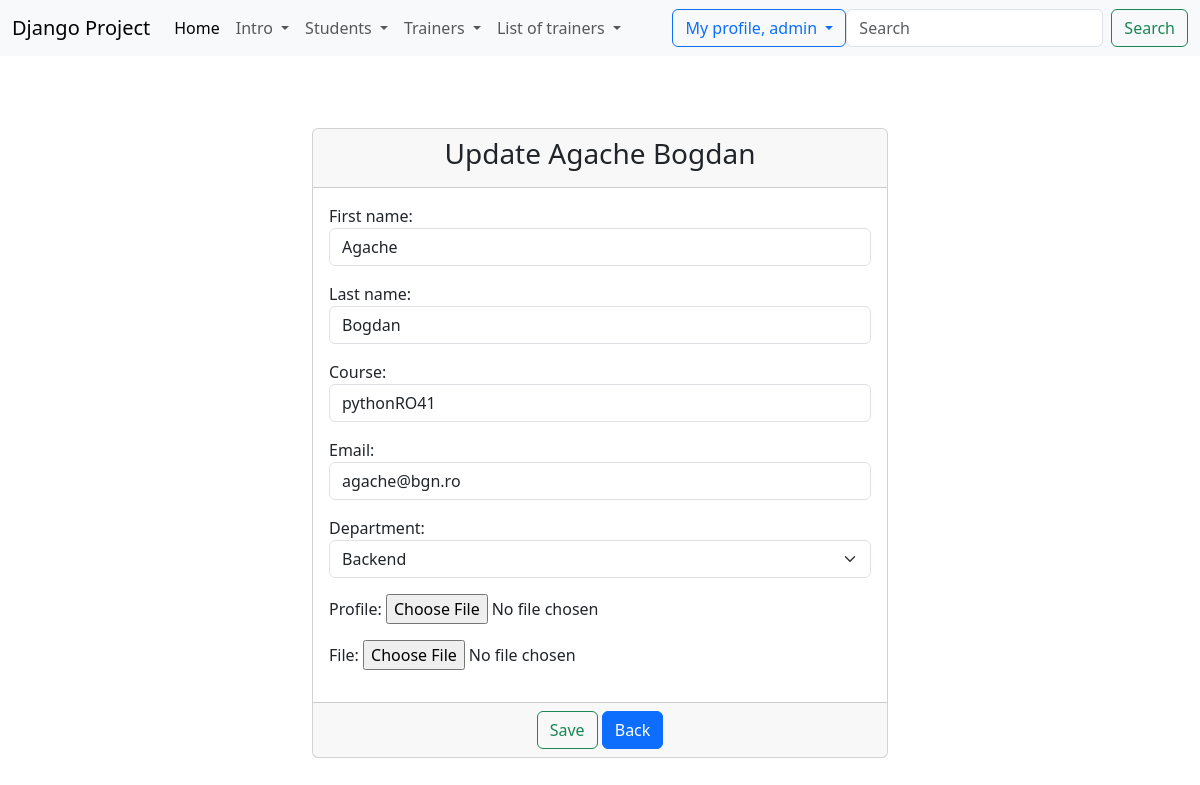
/update_trainer/1/ (signed in), run on the app's committed database.
### trainer/models.py (models this page shows)
class Trainer(models.Model):
    dep_options = [('bck', 'Backend'), ('frt', 'Frontend'), ('ntw', 'Network')]
    first_name = models.CharField(max_length=20)
    last_name = models.CharField(max_length=20)
    course = models.CharField(max_length=40)
    email = models.EmailField(max_length=50)
    department = models.CharField(choices=dep_options, max_length=6)
    active = models.BooleanField(default=True)
    profile = models.ImageField(upload_to='profiles/', null=True, blank=True)
    file = models.FileField(upload_to='files/', null=True, blank=True)
    created_at = models.DateTimeField(auto_now_add=True)  # auto-now_add salveaza data si ora de creere
    updated_at = models.DateTimeField(auto_now=True)  # auto_now salveaza data ora cand se modifica intrarea
    def __str__(self):
        return f"{self.first_name} {self.last_name}"

### trainer/views.py (the view, shortened to what this page needs)
# urls.py: path('update_trainer/<int:pk>/', views.TrainerUpdateView.as_view(), name='update-trainer'),
class TrainerUpdateView(LoginRequiredMixin, PermissionRequiredMixin, SuccessMessageMixin, UpdateView):
    template_name = 'trainer/update_trainer.html'
    model = Trainer
    form_class = TrainerUpdateForm
    success_url = reverse_lazy('list-of-trainers')
    success_message = "Student %(first_name_field)s  %(last_name_field)s was updated successfully  "
    permission_required = 'trainer.change_trainer'

### trainer/forms.py
class TrainerUpdateForm(forms.ModelForm):
    class Meta:
        model = Trainer
        fields = ['first_name', 'last_name', 'course', 'email', 'department', 'profile', 'file']
        widgets = {
            'first_name': TextInput(attrs={'placeholder': 'Please enter your first name', 'class': 'form-control'}),
            'last_name': TextInput(attrs={'placeholder': 'Please enter your last name', 'class': 'form-control'}),
            'course': TextInput(attrs={'placeholder': 'Please enter your teaching course', 'class': 'form-control'}),
            'email': EmailInput(attrs={'placeholder': 'Please enter your email',  'class': 'form-control'}),
            'department': Select(attrs={'class': 'form-select'}),
        }

### djangoProject/context_processors.py (called while the page is built)
def get_all_trainers(request):
    return {
        'trainers': Trainer.objects.all()
    }

def get_all_students(request):
    return {
        'students': Student.objects.all()
    }

### templates/trainer/update_trainer.html (shortened to what this page needs)
{% extends 'base.html' %}
{% block content %}
<div class="container-fluid">
        <div class="row">
            <div class="col-md-6 offset-md-3">
                <br><br>
                <div class="card">
                    <div class="card-header">
                        <h3 class="text-center">Update {{ trainer }}</h3>
                    </div>
                    <form method="post" enctype="multipart/form-data">
                        <div class="card-body">
                            {{ form.as_p }}
                        </div>
                        <div class="card-footer text-center">
                            <button type="submit" class="btn btn-outline-success">Save</button>
                            <a href="{% url 'list-of-trainers' %}" class="btn btn-primary">Back</a>
                        </div>
                    </form>
                </div>
            </div>
        </div>
    </div>
{% endblock %}

### templates/navbar.html (shortened to what this page needs)
<nav class="navbar navbar-expand-lg bg-body-tertiary">
    <div class="container-fluid">
        <a class="navbar-brand">Django Project</a>
        <div class="collapse navbar-collapse" id="navbarSupportedContent">
            <ul class="navbar-nav me-auto mb-2 mb-lg-0">
                <li class="nav-item">
                    <a class="nav-link active" aria-current="page" href="{% url 'homepage' %}">Home</a>
                </li>
                {% if user.is_authenticated %}
                    <li class="nav-item dropdown">
                        <a class="nav-link dropdown-toggle" role="button" data-bs-toggle="dropdown"
                           aria-expanded="false">
                            Intro
                        </a>
                    </li>
                    {% if perms.sudent.add_student or perms.student.view_student_list %}
                        <li class="nav-item dropdown">
                            <a class="nav-link dropdown-toggle" role="button" data-bs-toggle="dropdown"
                               aria-expanded="false">
                                Students
                            </a>
                        </li>
                    {% endif %}
                    {% if perms.trainer.add_trainer or perms.trainer.view_list_of_trainers %}
                        <li class="nav-item dropdown">
                            <a class="nav-link dropdown-toggle" role="button" data-bs-toggle="dropdown"
                               aria-expanded="false">
                                Trainers
                            </a>
                        </li>
                    {% endif %}
                         <li class="nav-item dropdown">
                    <a class="nav-link dropdown-toggle" href="#" role="button" data-bs-toggle="dropdown"
                       aria-expanded="false">
                        List of trainers
                    </a>
                </li>
                {% endif %}
            </ul>
            {% if user.is_authenticated %}
                <div class="dropdown">
                    <button class="btn btn-outline-primary dropdown-toggle" type="button" data-bs-toggle="dropdown"
                            aria-expanded="false">
                        My profile, {{ user.username }}
                    </button>
                </div>
                <form class="d-flex" role="search">
                    <input class="form-control me-2" type="search" placeholder="Search" aria-label="Search">
                    <button class="btn btn-outline-success" type="submit">Search</button>
                </form>
                </div>
                </div>
            {% else %}
                <div>
                    <a href="{% url 'login' %}" class="btn btn-outline-success">Login</a>
                    <a href="{% url 'create-user' %}" class="btn btn-outline-success">Sign up</a>
                </div>
            {% endif %}
</nav>

### data on the page
Trainer: first_name+last_name "Agache Bogdan", first_name "Agache", last_name "Bogdan", course "pythonRO41", email "agache@bgn.ro", department "Backend"

### other printed values
{{ user.username }} "admin"
